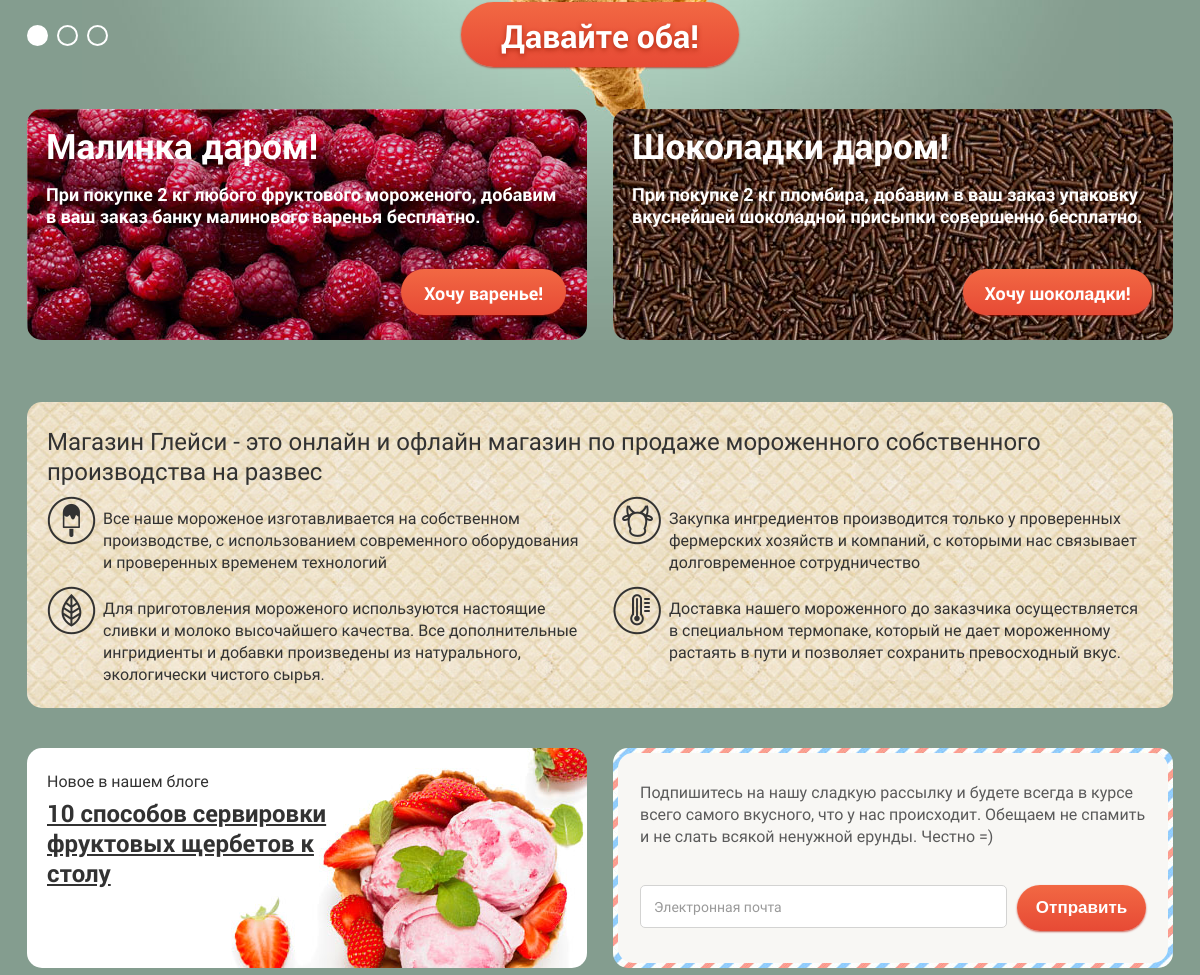
The app's page / (middle part), older data.
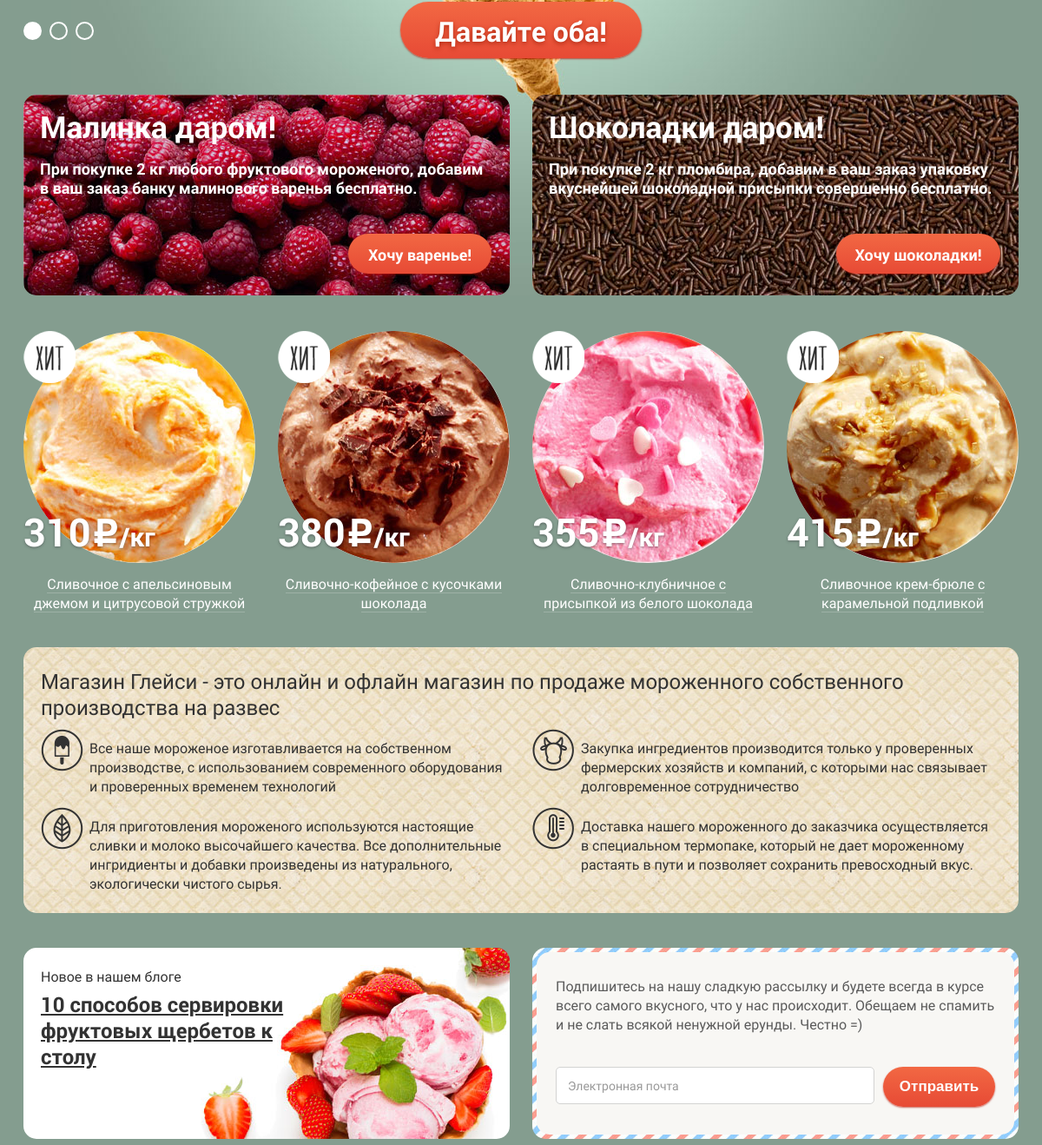
The same page, newer data.
### product/models.py (models this page shows, shortened)
class Product(models.Model):
    name = models.CharField(verbose_name='Название продукта', max_length=100)
    price = models.PositiveSmallIntegerField(verbose_name='Цена')
    photo = models.ImageField(upload_to='products')
    category_id = models.ForeignKey(Category, verbose_name='Категория')
    is_hit = models.BooleanField(verbose_name='Хит', default=False)
    is_new = models.BooleanField(verbose_name='Новика', default=True)

### home/views.py (the view)
# urls.py: 2. Add a URL to urlpatterns:  url(r'^$', Home.as_view(), name='home')
class Home(ListView):
    model = Product
    template_name = 'home.html'
    def get_context_data(self, **kwargs):
        context = super().get_context_data(**kwargs)
        context['media_url'] = MEDIA_URL
        context['current_site'] = 'home'
        return context
    def get_queryset(self):
        queryset = Product.objects.filter(is_hit=True)
        return queryset

### home/templates/home.html (shortened to what this page needs)
{% extends "base.html" %}
{% load static %}
{% block content %}
<main class="main-container">
    <div class="center-container clearfix">
        <div class="slider clearfix">
            <div class="slider-container">
                <div class="slider-background-1">
                    <img class="slider-background-image" src="{% static "img/slider_background_1.jpg" %}" width="1037" height="877" alt="Крем-брюле и пломбир с малиновым джемом">
                </div>
            </div>
            <div class="label-container">
                <label class="slider-button-label" for="slider-button-1"></label>
                <label class="slider-button-label" for="slider-button-2"></label>
                <label class="slider-button-label" for="slider-button-3"></label>
            </div>
            <a class="red-btn give-me-two-btn" href="#">Давайте оба!</a>
        </div>
        <div class="banners-group clearfix">
            <section class="banner-item clearfix">
                <h2 class="banner-title">Малинка даром!</h2>
                <p class="banner-description">
                    При покупке 2 кг любого фруктового мороженого, добавим в ваш заказ банку малинового варенья бесплатно.
                </p>
                <a class="red-btn ingredient-btn" href="#">Хочу варенье!</a>
            </section>
            <section class="banner-item clearfix">
                <h2 class="banner-title">Шоколадки даром!</h2>
                <p class="banner-description">
                    При покупке 2 кг пломбира, добавим в ваш заказ упаковку вкуснейшей шоколадной присыпки совершенно бесплатно.
                </p>
                <a class="red-btn ingredient-btn" href="#">Хочу шоколадки!</a>
            </section>
        </div>
        <div class="hits-group clearfix">
            {% for item in object_list %}
            <article class="hit-item">
                <div class="hit-item-photo">
                    <a href="#"><img class="item-image" src="{{ media_url }}{{ item.photo }}" width="267" height="267" alt="{{ item.name }}"></a>
                    <div class="hit-item-corner-badge"></div>
                </div>
                <p class="hit-price">
                    <span class="hit-price-value">{{ item.price }}</span>
                    <span class="hit-price-currency"></span>
                    <span class="hit-price-for">/кг</span>
                </p>
                <p class="hit-item-link-container">
                    <a class="hit-item-link" href="#"><span>{{ item.name }}</span></a>
                </p>
            </article>
            {% endfor %}
        </div>
        <section class="seo">
            <h3 class="seo-title">Магазин Глейси - это онлайн и офлайн магазин по продаже мороженного собственного производства на развес</h3>
            <div class="seo-description-1">
                Все наше мороженое изготавливается на собственном производстве, с использованием современного оборудования и проверенных временем технологий
            </div>
            <div class="seo-description-2">
                Закупка ингредиентов производится только у проверенных фермерских хозяйств и компаний, с которыми нас связывает долговременное сотрудничество
            </div>
            <div class="seo-description-3">
                Для приготовления мороженого используются настоящие сливки и молоко высочайшего качества. Все дополнительные ингридиенты и добавки произведены из натурального, экологически чистого сырья.
            </div>
            <div class="seo-description-4">
                Доставка нашего мороженного до заказчика осуществляется в специальном термопаке, который не дает мороженному растаять в пути и позволяет сохранить превосходный вкус.
            </div>
        </section>
        <section class="news">
            <p class="news-title">Новое в нашем блоге</p>
            <h3 class="news-item">
                <a class="news-item-link" href="#">
                    10 способов сервировки фруктовых щербетов к столу
                </a>
            </h3>
        </section>
        <section class="subscription">
            <div class="subscription-background">
                <p class="subscription-description">Подпишитесь на нашу сладкую рассылку и будете всегда в курсе всего самого вкусного, что у нас происходит. Обещаем не спамить и не слать всякой ненужной ерунды. Честно =)</p>
                <form action="#" method="get">
                    <div class="txt-box-container">
                        <input class="txt-box text-subscription" type="text" name="subscription-email" placeholder="Электронная почта" required>
                    </div>
                    <button class="red-btn subscription-email-btn" type="submit" name="subscription-email-btn">Отправить</button>
                </form>
            </div>
        </section>
    </div>
</main>
{% endblock %}

### templates/base.html (shortened to what this page needs)
{% load static %}
<!DOCTYPE html>
<html lang="ru">
    <head>
        <link rel="stylesheet" href="{% static "css/normalize.css" %}">
        <link rel="stylesheet" href="{% static "css/style.css" %}">
        <link rel="stylesheet" href="{% static "css/paginator-contrast.css" %}">
        <link rel="stylesheet" href="{% static "css/controls-contrast.css" %}">
        <link rel="stylesheet" href="{% static "css/confirm-delete.css" %}">
        <link rel="stylesheet" href="{% static "css/products-table.css" %}">
        <link rel="stylesheet" href="{% static "css/users-table.css" %}">
    </head>
    <body class="{% if current_site == "home"%}home-site{% else %}other-site{% endif %}">
        {% block content %}
        {% endblock %}
    </body>
</html>

Row changes from the older to the newer data that the page shows:
now on this page (row edited): Product: photo (picture), price "310", name "Сливочное с апельсиновым джемом и цитрусовой стружкой"
now on this page (row edited): Product: photo (picture), price "380", name "Сливочно-кофейное с кусочками шоколада"
now on this page (row edited): Product: photo (picture), price "355", name "Сливочно-клубничное с присыпкой из белого шоколада"
now on this page (row edited): Product: photo (picture), price "415", name "Сливочное крем-брюле с карамельной подливкой"
